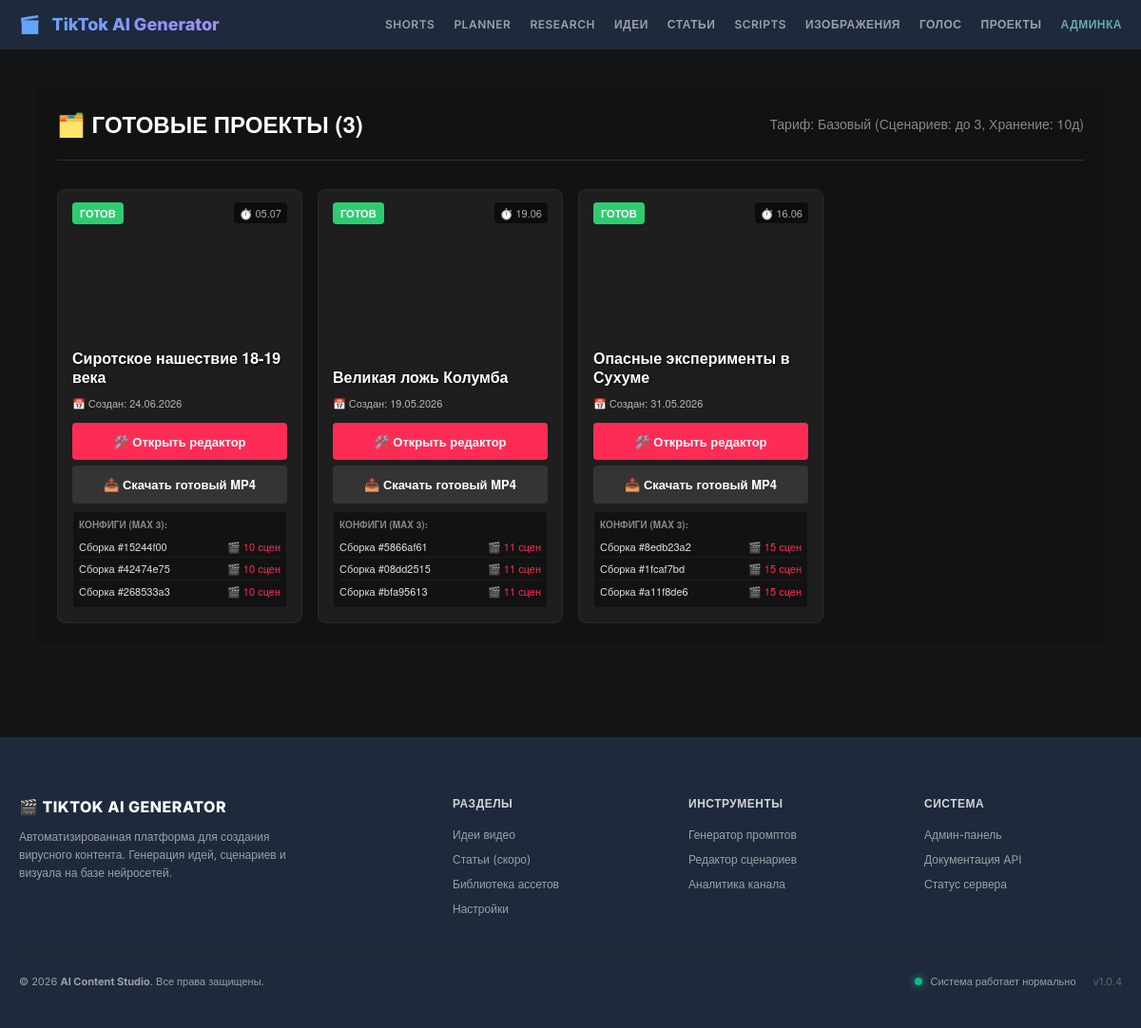
/video/projects/ (signed in), run on an earlier commit of the app's database.
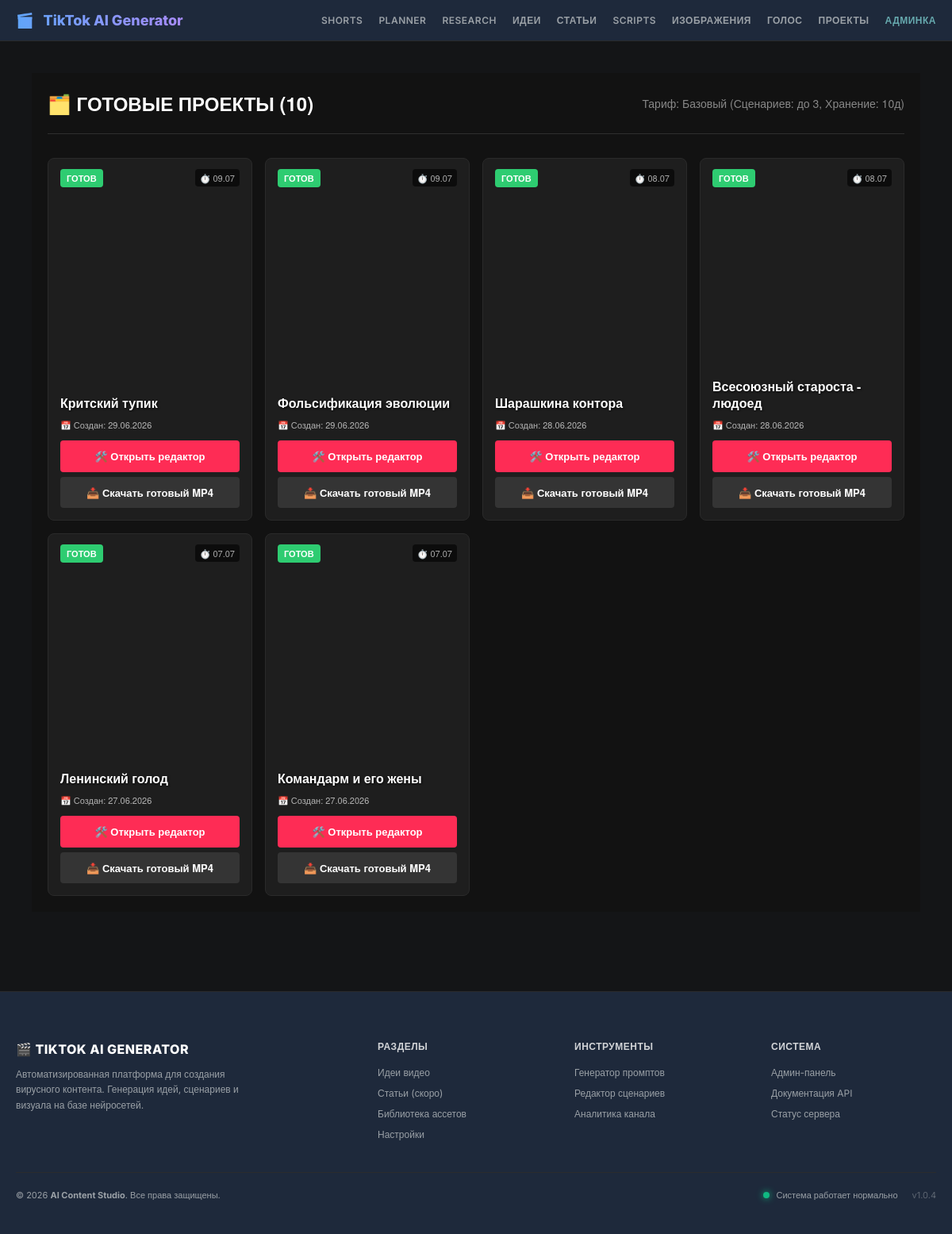
And on a later commit of the database.
### audio/models.py (models this page shows, shortened)
class AudioProject(models.Model):
    STATUS_CHOICES = [
        ("pending", "⏳ Ожидание"),
        ("processing", "🔄 В процессе"),
        ("completed", "✅ Готово"),
        ("failed", "❌ Ошибка"),
    ]
    user = models.ForeignKey(User, on_delete=models.CASCADE, related_name="audio_projects")
    article = models.ForeignKey(
        ArticleCluster,
        on_delete=models.CASCADE,
        related_name="audio_projects",
        null=True,
        blank=True,
    )
    title = models.CharField("Название", max_length=200)
    provider = models.CharField("Провайдер", max_length=50, default="replicate_f5tts")
    voice_preset = models.CharField("Голос", max_length=50, default="default")
    language = models.CharField("Язык", max_length=10, default="ru")
    status = models.CharField("Статус", max_length=20, choices=STATUS_CHOICES, default="pending")
    error_message = models.TextField("Ошибка", blank=True)
    audio_file = models.FileField("Аудиофайл", upload_to="audio_projects/", null=True, blank=True)
    created_at = models.DateTimeField(auto_now_add=True)
    updated_at = models.DateTimeField(auto_now=True)
    class Meta:
        verbose_name = "Аудио проект"
        verbose_name_plural = "Аудио проекты"
        ordering = ["-created_at"]

### videoeditor/models.py (models this page shows, shortened)
class ProjectVideoRelease(models.Model):
    STATUS_CHOICES = [
        ("rendering", "В процессе сборки"),
        ("ready", "Готово к скачиванию"),
        ("expired", "Файл видео удален (история сохранена)"),
        ("failed", "Ошибка генерации"),
    ]
    project = models.ForeignKey(
        AudioProject, on_delete=models.CASCADE, related_name="video_releases"
    )
    pj_title = models.CharField(max_length=255, verbose_name="Название проекта")
    pj_data = models.DateTimeField(default=timezone.now, verbose_name="Дата создания проекта")
    video_created_at = models.DateTimeField(auto_now=True, verbose_name="Дата сборки видео")
    pj_datatime_clip = models.DateTimeField(verbose_name="Дата удаления файла")
    pj_link = models.FileField(
        upload_to="projects/videos/", null=True, blank=True, verbose_name="Файл видео"
    )
    pj_status = models.CharField(
        max_length=20, choices=STATUS_CHOICES, default="rendering", verbose_name="Статус"
    )
    pj_config = models.JSONField(default=list, verbose_name="История конфигураций сценария")
    pj_current_config = models.JSONField(
        default=list, blank=True, verbose_name="Текущие рабочие настройки (черновик в редакторе)"
    )
    class Meta:
        verbose_name = "Готовый видеопроект"
        verbose_name_plural = "Готовые видеопроекты"

### videoeditor/views.py (the view)
# urls.py: path("projects/", views.projects_list, name="list"),
@login_required
def projects_list(request):
    user_audio_ids = AudioProject.objects.filter(user=request.user).values_list("id", flat=True)
    ready_releases_list = ProjectVideoRelease.objects.filter(
        project_id__in=user_audio_ids
    ).order_by("-video_created_at")
    paginator = Paginator(ready_releases_list, 6)
    page = request.GET.get("page")
    try:
        ready_releases = paginator.page(page)
    except PageNotAnInteger:
        ready_releases = paginator.page(1)
    except EmptyPage:
        ready_releases = paginator.page(paginator.num_pages)
    projects_extended_list = []
    for release in ready_releases:
        p = AudioProject.objects.filter(id=release.project_id).first()
        if not p:
            continue
        art_id = p.article_id
        image_project = None
        if art_id:
            image_project = ImageProject.objects.filter(article_id=art_id).first()
        redirect_url = f"/video/project/{p.id}/"
        button_text = "🛠️ Открыть видеоредактор"
        status_type = "all_ready"
        first_frame_url = None
        if image_project:
            first_prompt = (
                ImagePrompt.objects.filter(project=image_project)
                .exclude(image="")
                .order_by("order")
                .first()
            )
            if first_prompt and first_prompt.image:
                first_url = first_prompt.image.url
                path_str = urllib.parse.unquote(str(first_url))
                first_frame_url = sanitize_media_path(path_str)
        projects_extended_list.append(
            {
                "audio_project": p,
                "release": release,
                "action_url": redirect_url,
                "action_text": button_text,
                "status_type": status_type,
                "first_frame_url": first_frame_url,
                "download_url": f"/video/project/{p.id}/download/",
            }
        )
    return render(
        request,
        "videoeditor/projects_list.html",
        {"projects": projects_extended_list, "page_obj": ready_releases},
    )

### templates/videoeditor/projects_list.html (shortened to what this page needs)
{% extends 'base.html' %}
{% load static %}
{% block content %}
<div class="tiktok-profile-container">
    <header class="tiktok-profile-header">
        <h2>🗂️ Готовые проекты ({{ page_obj.paginator.count }})</h2>
        <span style="color: #888; font-size: 14px;">Тариф: Базовый (Сценариев: до 3, Хранение: 10д)</span>
    </header>
    <div class="tiktok-videos-grid">
        {% for item in projects %}
            <div class="tiktok-video-card">
                <div class="video-card-thumb" {% if item.first_frame_url %}style="background-image: url('{{ item.first_frame_url }}'); background-size: cover; background-position: center;"{% endif %}>
                    <div class="card-top-badges">
                        <div>
                            <span class="tiktok-badge badge-ready">Готов</span>
                        </div>
                        <div>
                            {% if item.release.pj_datatime_clip %}
                                <span style="font-size: 11px; background: rgba(0,0,0,0.6); padding: 3px 6px; border-radius: 4px; color: #aaa;">
                                    ⏱️ {{ item.release.pj_datatime_clip|date:"d.m" }}
                                </span>
                            {% endif %}
                        </div>
                    </div>
                    <div class="card-bottom-info">
                        <h3 class="video-project-title">{{ item.audio_project.title }}</h3>
                        <span class="video-project-date">
                            📅 Создан: {{ item.audio_project.created_at|date:"d.m.Y" }}
                        </span>
                        <div class="video-card-actions">
                            <a href="{{ item.action_url }}" class="tiktok-btn btn-tiktok-primary">
                                🛠️ Открыть редактор
                            </a>
                            {% if item.download_url %}
                                <a href="{{ item.download_url }}" download class="tiktok-btn btn-tiktok-secondary">
                                    📥 Скачать готовый MP4
                                </a>
                            {% endif %}
                        </div>
                        {% if item.release.pj_config %}
                            <div class="mini-history-drawer">
                                <div class="mini-history-title">Конфиги (Max 3):</div>
                                {% for cfg in item.release.pj_config %}
                                    <a href="{{ item.action_url }}?restore_cfg={{ cfg.config_id }}" class="mini-scenario-item" title="Открыть этот сценарий в редакторе">
                                        <span>Сборка #{{ cfg.config_id }}</span>
                                        <span style="color: #fe2c55;">🎬 {{ cfg.scenes_count }} сцен</span>
                                    </a>
                                {% endfor %}
                            </div>
                        {% endif %}
                    </div>
                </div>
            </div>
        {% endfor %}
    </div>
</div>
{% endblock %}

What changed in the data, as far as the page shows it:
no longer on this page (row unchanged): AudioProject: release.pj_datatime_clip "05.07", audio_project "Сиротское нашествие 18-19 века", audio_project.created_at "24.06.2026", config_id "15244f00" "42474e75" "268533a3", scenes_count "10" "10" "10"
no longer on this page (row unchanged): AudioProject: release.pj_datatime_clip "19.06", audio_project "Великая ложь Колумба", audio_project.created_at "19.05.2026", config_id "5866af61" "08dd2515" "bfa95613", scenes_count "11" "11" "11"
no longer on this page (row unchanged): AudioProject: release.pj_datatime_clip "16.06", audio_project "Опасные эксперименты в Сухуме", audio_project.created_at "31.05.2026", config_id "8edb23a2" "1fcaf7bd" "a11f8de6", scenes_count "15" "15" "15"
added AudioProject: release.pj_datatime_clip "09.07", audio_project "Критский тупик", audio_project.created_at "29.06.2026"
added AudioProject: release.pj_datatime_clip "09.07", audio_project "Фольсификация эволюции", audio_project.created_at "29.06.2026"
added AudioProject: release.pj_datatime_clip "08.07", audio_project "Шарашкина контора", audio_project.created_at "28.06.2026"
added AudioProject: release.pj_datatime_clip "08.07", audio_project "Всесоюзный староста - людоед", audio_project.created_at "28.06.2026"
added AudioProject: release.pj_datatime_clip "07.07", audio_project "Ленинский голод", audio_project.created_at "27.06.2026"
added AudioProject: release.pj_datatime_clip "07.07", audio_project "Командарм и его жены", audio_project.created_at "27.06.2026"
Also different on the page:
{{ page_obj.paginator.count }}: "3" → "10"
